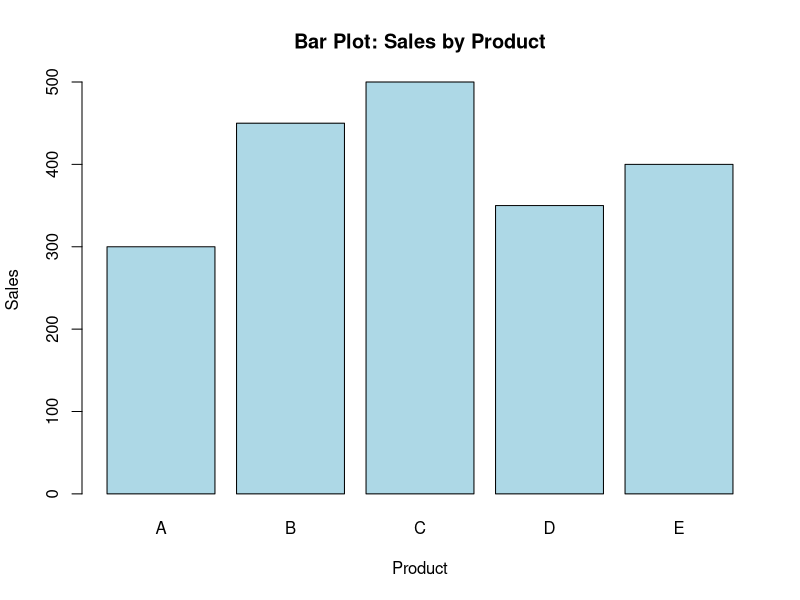

This figure's R source:
product <- c("A", "B", "C", "D", "E")
sales <- c(300, 450, 500, 350, 400)

barplot(sales, names.arg = product, 
        main = "Bar Plot: Sales by Product", 
        xlab = "Product", 
        ylab = "Sales", 
        col = "lightblue")
